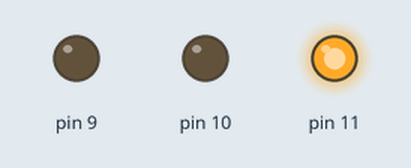
Simulated run of this sketch. Board: Arduino Uno, built with avr-gcc and run on an emulated ATmega328P. On the bench: output pins drawn as LEDs (lit = HIGH).

Above: at 0.05 s.
At 4.95 s:
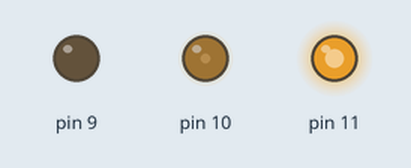
At 9.95 s:
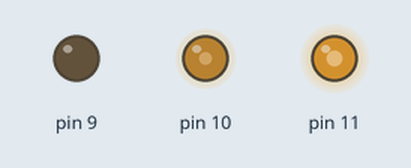
At 19.95 s:
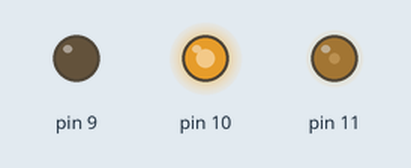
At 25.6 s:
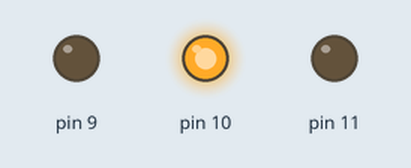
At 39.85 s:
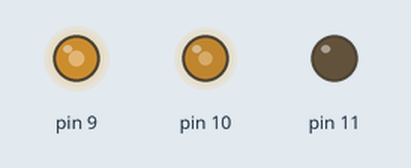
Timing chart, 0 to 40.0 s (numbered marks = the images above):
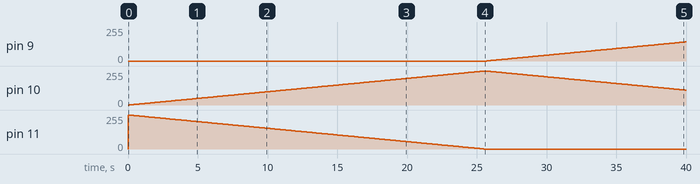

Measured:
- by itself, pin 9: moves from 0/255 to 143/255 over 14.2 s
- by itself, pin 10: rises from 0/255 to 255/255 in 25.4 s, then falls to 112/255 in 14.4 s
- by itself, pin 11: 0/255 → 255/255 at 0.00 s, → 254/255 0.10 s later, → 253/255 0.10 s later, → 252/255 0.10 s later, … (256 changes in this stretch)

The sketch:

_5.ino
```cpp
int aumento = 1;
int retraso = 100;

void setup() {
  // put your setup code here, to run once:
  Serial.begin(9600);
  pinMode(11,OUTPUT);
  pinMode(10,OUTPUT);
  pinMode(9,OUTPUT);
}

void loop() {
  // put your main code here, to run repeatedly:

  for (int i = 0; i<256; i+=aumento){
    analogWrite(11,255-i);
    analogWrite(10,i);
    delay(retraso);
  }
  for (int i = 0; i<256; i+=aumento){
    analogWrite(10,255-i);
    analogWrite(9,i);
    delay(retraso);
  }
  for (int i = 0; i<256; i+=aumento){
    analogWrite(9,255-i);
    analogWrite(11,i);
    delay(retraso);
  }


}
```
